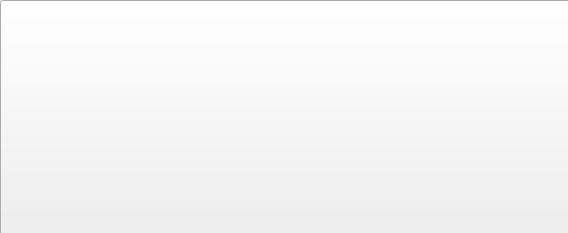
<?xml version="1.0" encoding="UTF-8"?>
<ui version="4.0">
 <class>defeatmenu</class>
 <widget class="QWidget" name="defeatmenu">
  <property name="geometry">
   <rect>
    <x>0</x>
    <y>0</y>
    <width>568</width>
    <height>233</height>
   </rect>
  </property>
  <property name="windowTitle">
   <string>Form</string>
  </property>
  <widget class="QPushButton" name="pushButton">
   <property name="geometry">
    <rect>
     <x>0</x>
     <y>0</y>
     <width>571</width>
     <height>241</height>
    </rect>
   </property>
   <property name="styleSheet">
    <string notr="true">border-image: url(:/meze/img/defeatmenu.jpg);</string>
   </property>
   <property name="text">
    <string/>
   </property>
  </widget>
 </widget>
 <resources/>
 <connections/>
</ui>
